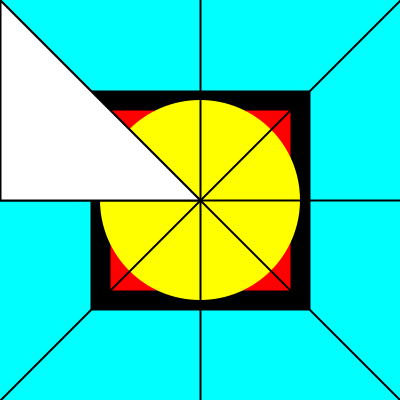
Frame 1 (no input)
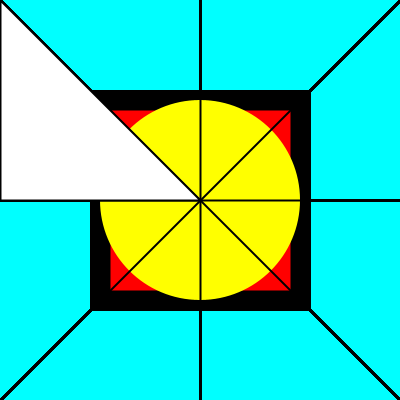
Frame 60 (the mouse pressed at the canvas centre just before this capture)
Frame 120 (the mouse held since frame 60 and released just before this capture): identical to frame 60, image omitted

The Processing sketch that drew these frames (run headless with seeded random() and noise(); from frame 60 on, the mouse is pressed at the canvas centre):

// Processing sketch: formas_basicas
// ── formas_basicas.pde
void setup(){
  size(400,400);
  background(0,255,255);
}

void draw(){
  //cuadrado
  strokeWeight(20);
  fill(255,0,0);
  stroke(0);
  rect(100,100,200,200);
  
  //circulo
  noStroke();
  fill(255,255,0);
  ellipse(200,200,200,200);
  
  //lineas
  stroke(0);
  strokeWeight(2);
  line(0,0,400,400); // esta es la primera linea
  line(0,400,400,0);
  line(0,200,400,200);
  line(200,0,200,400);
  
  //triangulo
  fill(255);
  triangle(0,0,200,200,0,200);
}
